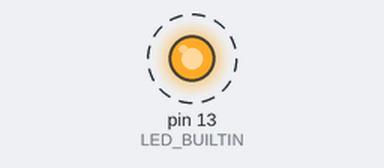
A sketch run on a simulated Arduino Uno, built with avr-gcc and run on an emulated ATmega328P. On the bench: output pins drawn as LEDs (lit = HIGH). Dashed ring = blinking.

Above: at 0.5 s.
Timing chart, 0 to 4.6 s (numbered marks = the images above):
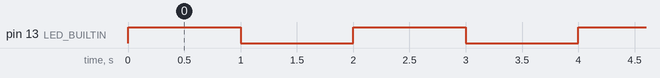

The sketch:

led_light.ino
```cpp
#include <MeOrion.h>

void setup() {
    pinMode(LED_BUILTIN, OUTPUT);
}

void loop() {
    digitalWrite(LED_BUILTIN, HIGH);
    delay(1000);
    digitalWrite(LED_BUILTIN, LOW);
    delay(1000);
}
```

Measured:
- by itself, pin 13 (LED_BUILTIN): alternates HIGH for 1.0 s and LOW for 1.0 s
